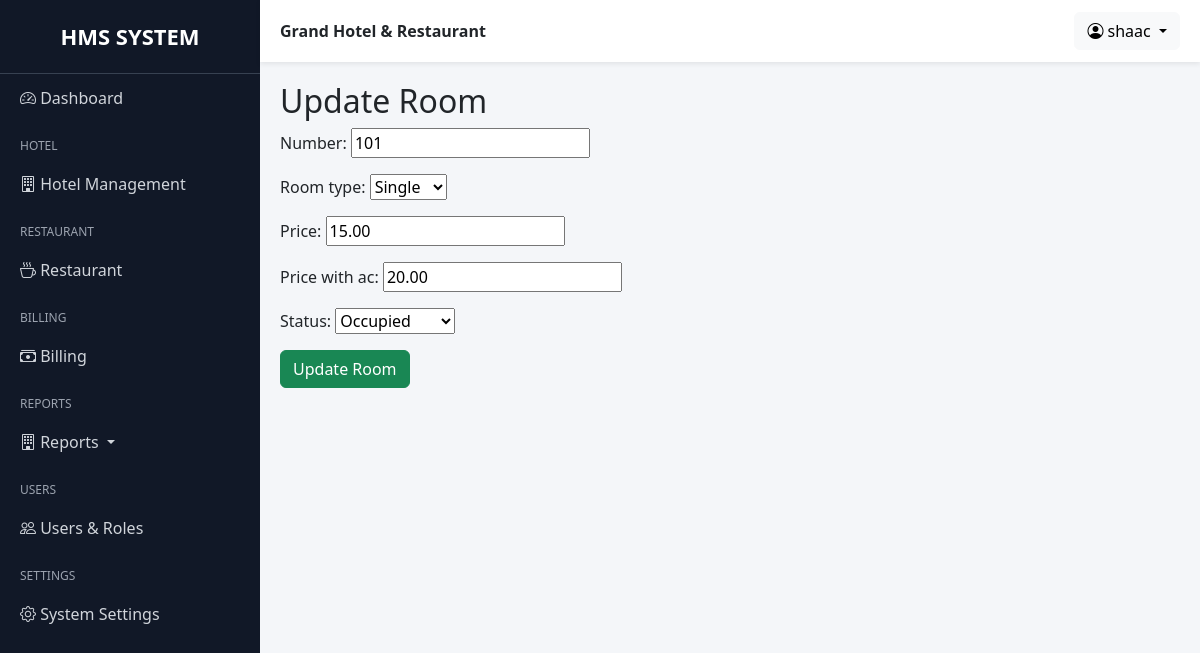
/grand/hotel/rooms/1/edit/ (signed in), run on the app's committed database.
### hotel/models.py (models this page shows, shortened)
class Room(models.Model):
    ROOM_TYPES = (
        ("single", "Single"),
        ("double", "Double"),
        ("suite", "Suite"),
    )
    ROOM_STATUS = (
        ("available", "Available"),
        ("reserved", "Reserved"),
        ("occupied", "Occupied"),
        ("cleaning", "Cleaning"),
        ("maintenance", "Maintenance"),
        ("out_of_order", "Out of Order"),
    )
    number = models.IntegerField(unique=True)
    room_type = models.CharField(max_length=20, choices=ROOM_TYPES)
    price = models.DecimalField(max_digits=8, decimal_places=2)
    price_with_ac = models.DecimalField(max_digits=8, decimal_places=2)
    is_available = models.BooleanField(default=True)
    status = models.CharField(max_length=20, choices=ROOM_STATUS, default="available")
    created = models.DateTimeField(auto_now_add=True, blank=True, null=True)
    created_by = models.ForeignKey(User, on_delete=models.SET_NULL, null=True, blank=True)

### hotel/views.py (the view)
# urls.py: path('rooms/<int:pk>/edit/', RoomUpdateView.as_view(), name='room_edit'),
class RoomUpdateView(LoginRequiredMixin, RoleRequiredMixin, UpdateView):
    allowed_roles = ["admin", "manager"]
    model = Room
    form_class = RoomForm
    template_name = "hotel/room_form.html"
    success_url = reverse_lazy("room_list")

### hotel/forms.py (shortened to what this page needs)
class RoomForm(BootstrapModelForm):
    class Meta:
        model = Room
        fields = ["number", "room_type", "price", "price_with_ac", "status"]
        widgets = {
            "price": forms.NumberInput(attrs={"step": "0.01", "min": "0"}),
            "price_with_ac": forms.NumberInput(attrs={"step": "0.01", "min": "0"}),
        }

### accounts/mixins.py (called while the page is built)
    def dispatch(self, request, *args, **kwargs):
        if not request.user.is_authenticated:
            return redirect("login")
        if not hasattr(request.user, "userprofile"):
            return redirect("no_permission")
        if request.user.userprofile.role not in self.allowed_roles:
            return redirect("no_permission")
        return super().dispatch(request, *args, **kwargs)

### templates/hotel/room_form.html (shortened to what this page needs)
{% extends "base.html" %}
{% block content %}
<h2>{% if object %}Update Room{% else %}Add Room{% endif %}</h2>
<form method="post">
{{ form.as_p }}
<button class="btn btn-success">
{% if object %}Update Room{% else %}Save Room{% endif %}
</button>
</form>
{% endblock %}

### templates/base.html (shortened to what this page needs)
{% load static %}
<!DOCTYPE html>
<html lang="en">
<head>
    <link
        href="https://cdn.jsdelivr.net/npm/bootstrap@5.3.3/dist/css/bootstrap.min.css"
        rel="stylesheet">
    <link
        rel="stylesheet"
        href="https://cdn.jsdelivr.net/npm/bootstrap-icons@1.11.3/font/bootstrap-icons.min.css">
</head>
<body>
<div class="sidebar"
     id="sidebar">
    <div class="logo">
        HMS SYSTEM
    </div>
    <a href="">
        <i class="bi bi-speedometer2"></i>
        Dashboard
    </a>
    <div class="menu-title">
        Hotel
    </div>
    <a data-bs-toggle="collapse"
       href="#hotelMenu">
        <i class="bi bi-building"></i>
        Hotel Management
    </a>
    <div class="menu-title">
        Restaurant
    </div>
    <a data-bs-toggle="collapse"
       href="#restaurantMenu">
        <i class="bi bi-cup-hot"></i>
        Restaurant
    </a>
    <div class="menu-title">
        Billing
    </div>
    <a data-bs-toggle="collapse"
       href="#billingMenu">
        <i class="bi bi-cash-stack"></i>
        Billing
    </a>
    <div class="menu-title">Reports</div>
    <a class="dropdown-toggle" data-bs-toggle="collapse" href="#reportMenu">
        <i class="bi bi-building"></i>
        Reports
    </a>
    <div class="menu-title">
        Users
    </div>
    <a data-bs-toggle="collapse"
       href="#usersMenu">
        <i class="bi bi-people"></i>
        Users & Roles
    </a>
    <div class="menu-title">
        Settings
    </div>
    <a href="">
        <i class="bi bi-gear"></i>
        System Settings
    </a>
</div>
<div class="main-content">
    <div class="topbar d-flex justify-content-between align-items-center">
        <div>
            <strong>
                Grand Hotel & Restaurant
            </strong>
        </div>
        <div class="dropdown">
            <button class="btn btn-light dropdown-toggle"
                    data-bs-toggle="dropdown">
                <i class="bi bi-person-circle"></i>
                {{ request.user }}
            </button>
        </div>
    </div>
    <div class="page-content">
        {% block content %}
        {% endblock %}
    </div>
</div>
</body>
</html>

### templates/base.html (style rules this page uses)
body { overflow-x: hidden; background: #f4f6f9; }
.sidebar { width: 260px; min-height: 100vh; background: #111827; position: fixed; top: 0; left: 0; overflow-y: auto; overflow-x: hidden; scrollbar-width:thin; }
.sidebar .logo { padding: 20px; font-size: 22px; font-weight: bold; text-align: center; color: #fff; border-bottom: 1px solid #374151; }
.sidebar a { color: #d1d5db; text-decoration: none; display: block; padding: 12px 20px; transition: 0.3s; }
.sidebar .menu-title { color: #9ca3af; font-size: 12px; text-transform: uppercase; padding: 15px 20px 5px; }
.main-content { margin-left: 260px; min-height: 100vh; }
.topbar { background: white; padding: 12px 20px; box-shadow: 0 2px 5px rgba(0,0,0,0.08); position: sticky; top: 0; z-index: 1000; }
.page-content { padding: 20px; }

### data on the page
Room: number "101", room_type "Single", price "15.00", price_with_ac "20.00", status "Occupied"

### other printed values
{{ request.user }} "shaac"
